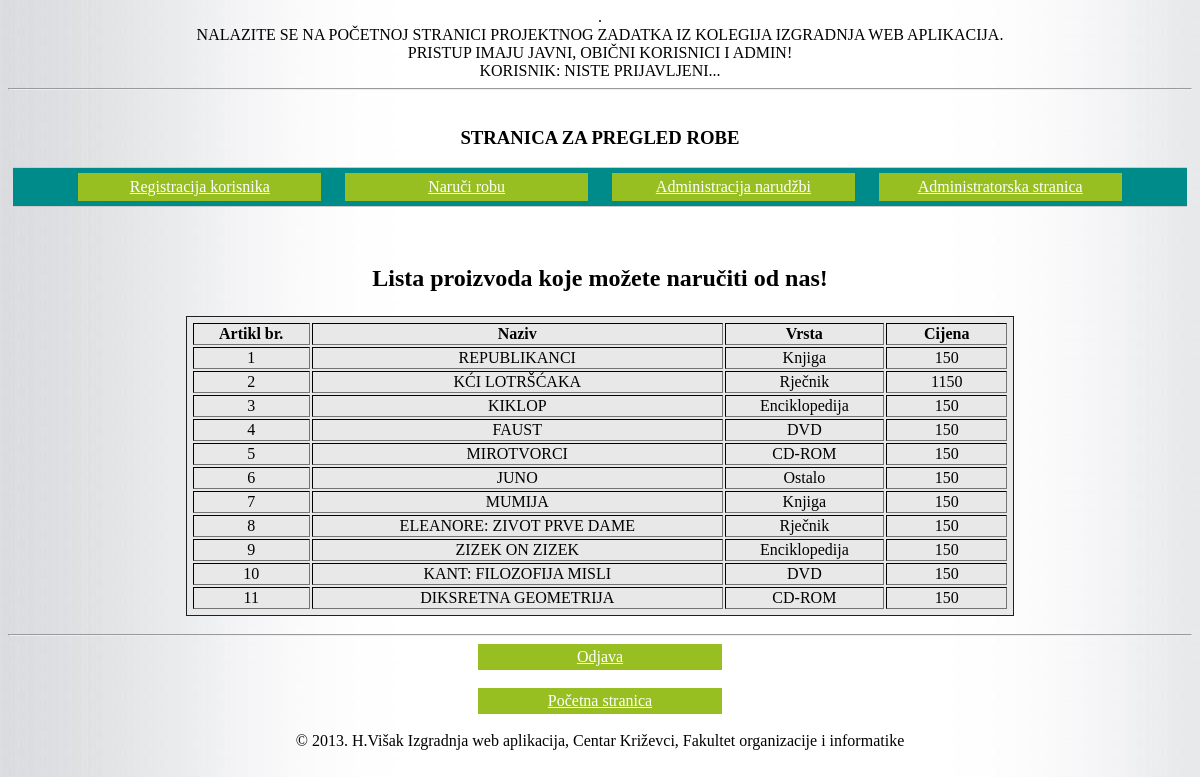
The page /pregled_robe.php on the database its author committed.
### tables this page shows
CREATE TABLE `roba` (
  `roba` int(10) unsigned NOT NULL,
  `naziv` varchar(99) NOT NULL,
  `vrsta` int(10) unsigned NOT NULL,
  `opis` varchar(255) DEFAULT NULL,
  `url` varchar(200) DEFAULT NULL,
  `url_foto` varchar(200) DEFAULT NULL,
  `korisnik` varchar(15) NOT NULL,
  `cijena` double unsigned NOT NULL DEFAULT '0',
  `evidentirano` date NOT NULL,
  `jm` varchar(7) NOT NULL,  
  `kolicina` double NOT NULL DEFAULT '0',
  PRIMARY KEY (`roba`),
  KEY `FK_roba_1` (`korisnik`),
  KEY `FK_roba_2` (`vrsta`),
  CONSTRAINT `FK_roba_1` FOREIGN KEY (`korisnik`) REFERENCES `korisnik` (`korisnik`) ON DELETE NO ACTION ON UPDATE CASCADE,
  CONSTRAINT `FK_roba_2` FOREIGN KEY (`vrsta`) REFERENCES `vrsta_robe` (`vrsta`) ON DELETE NO ACTION ON UPDATE CASCADE
);

CREATE TABLE `vrsta_robe` (
  `vrsta` int(10) unsigned zerofill NOT NULL DEFAULT '0',
  `naziv` varchar(20) NOT NULL,
  PRIMARY KEY (`vrsta`)
);

### pregled_robe.php (the view, shortened to what this page needs)
<?php
include ("config.php");
 include("header.php");
?>
<html>
<head>
<link href="css_oznake.css" rel="stylesheet" type="text/css">
</head>
<body>
<center>
<p><h3>STRANICA ZA PREGLED ROBE</h3>
	<ul class="nav">
		<li><a href="registrirajse.php">Registracija korisnika</a></li>
		<li><a href="naruci.php">Naruči robu</a></li>
		<li><a href="ured_narudzbi.php">Administracija narudžbi</a></li>
		<li><a href="admin_usera.php">Administratorska stranica</a></li>
	</ul>
</p>
<br>
	<h2><p>Lista proizvoda koje možete naručiti od nas!</p></h2>
	<?php
		$result = mysqli_query($con,"SELECT r.roba, r.naziv, v.naziv, r.cijena from roba r, vrsta_robe v where r.vrsta = v.vrsta order by r.roba ");
			echo "<table width='70%' alighn='center' class='pregled_robe' border='1'>
				<tr>
				<th>Artikl br.</th>
				<th>Naziv</th>
				<th>Vrsta</th>
				<th>Cijena</th>
				</tr>";
		while ($row = mysqli_fetch_array($result)) {
			echo "<tr>";
					echo "<td>" . $row['0'] . "</td>";
					echo "<td text-alighn='left'>" . $row['1'] . "</td>";
					echo "<td>" . $row['2'] . "</td>";
					echo "<td width='15%'>" . $row['3'] . "</td>";
					echo "</tr>";
				}
		echo "</table>";
	?>
</center>
<div style="padding-top: 10px; position: relative; clear: both; width: 100% ">
<?php
include ("footer.php");
?>
</div>

### css_oznake.css (style rules this page uses)
body { background: url('Slike/bg.png') 40% 0 scroll transparent; }
.pregled_robe { border-width: 1px; padding: 4px; border-color: #202020 ; border-style: solid; background-color: #E8E8E8 ; text-align: center; }
a:link { display: block; width:20%; color:#FFFFFF; background-color:#98bf21; text-align:center; padding:4px; text-decoration:underline; text-transform:none; }
.nav { background-color: #008B8B; border:1px solid #ccc; border-width:1px 0; list-style:none; margin:5px; padding:5px; text-align:center; }
.nav li { display:inline; padding:10px; }
.nav a { display:inline-block; padding: 5px; }

### rows shown on the page
roba: roba "1", naziv "REPUBLIKANCI", vrsta.naziv "Knjiga", cijena "150"
roba: roba "2", naziv "KĆI LOTRŠĆAKA", vrsta.naziv "Rječnik", cijena "1150"
roba: roba "3", naziv "KIKLOP", vrsta.naziv "Enciklopedija", cijena "150"
roba: roba "4", naziv "FAUST", vrsta.naziv "DVD", cijena "150"
roba: roba "5", naziv "MIROTVORCI", vrsta.naziv "CD-ROM", cijena "150"
roba: roba "6", naziv "JUNO", vrsta.naziv "Ostalo", cijena "150"
roba: roba "7", naziv "MUMIJA", vrsta.naziv "Knjiga", cijena "150"
roba: roba "8", naziv "ELEANORE: ZIVOT PRVE DAME", vrsta.naziv "Rječnik", cijena "150"
roba: roba "9", naziv "ZIZEK ON ZIZEK", vrsta.naziv "Enciklopedija", cijena "150"
roba: roba "10", naziv "KANT: FILOZOFIJA MISLI", vrsta.naziv "DVD", cijena "150"
roba: roba "11", naziv "DIKSRETNA GEOMETRIJA", vrsta.naziv "CD-ROM", cijena "150"
